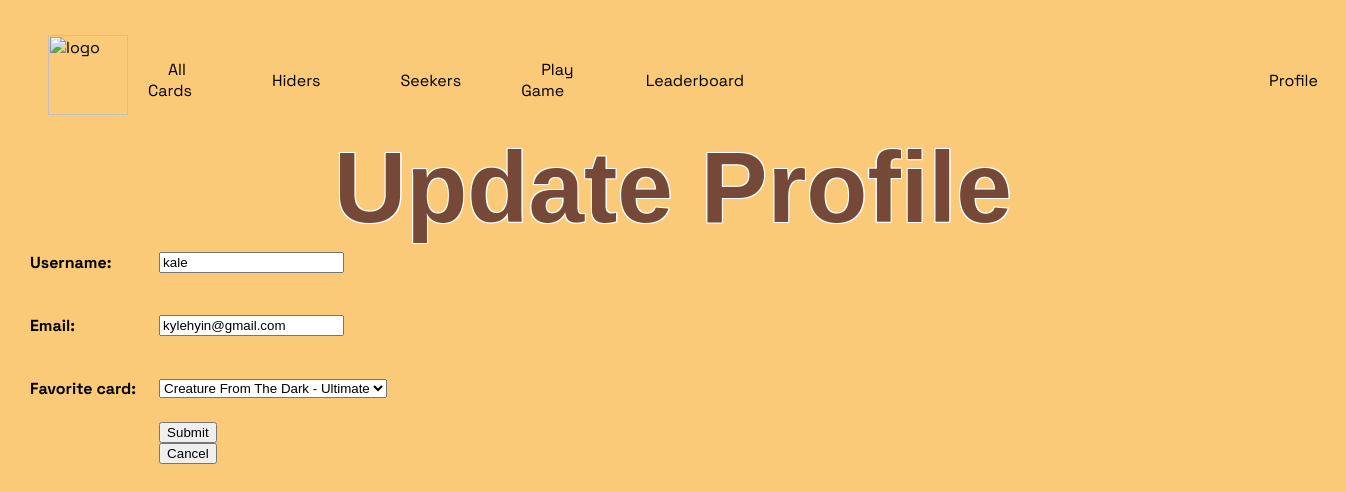
The page /update_profile/ (signed in) on the database as committed earlier.
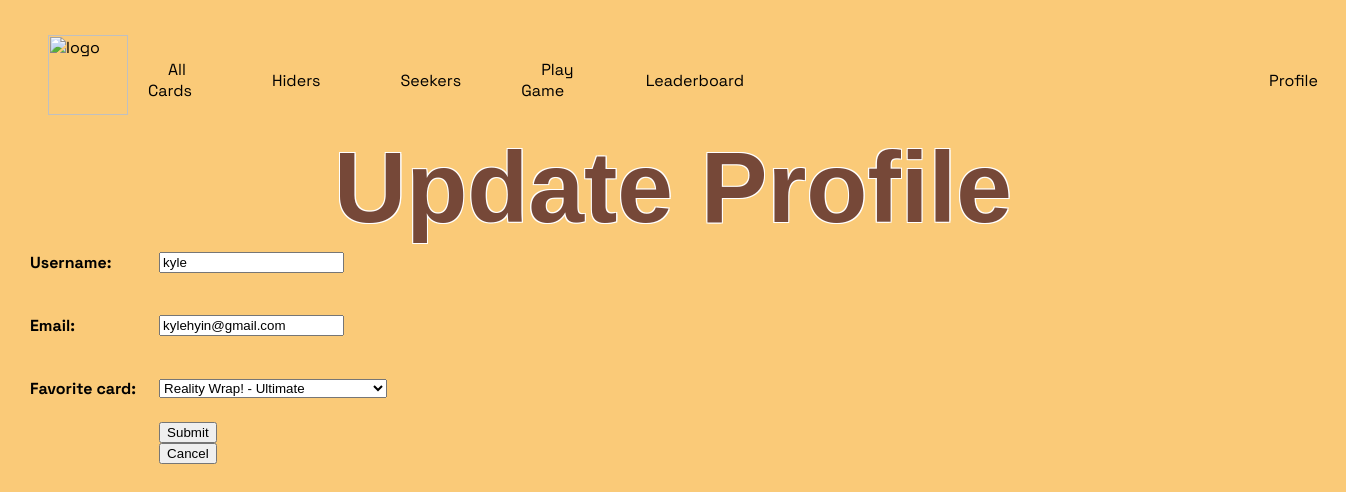
The same page on the database as committed later.
### game/models.py (models this page shows, shortened)
class Profile(models.Model):
    username = models.CharField(max_length=120)
    email = models.EmailField()
    games_played = models.IntegerField(default=0)
    games_won = models.IntegerField(default=0)
    favorite_card = models.ForeignKey('Card', on_delete=models.SET_NULL, null=True, blank=True)
    user = models.OneToOneField(User, on_delete=models.CASCADE)

### game/views.py (the view, shortened to what this page needs)
# urls.py: path(r'update_profile/', views.UpdateProfileView.as_view(), name='update_profile'), # page for updating a profile
class UpdateProfileView(LoginRequiredMixin, UpdateView):
    model = Profile
    form_class = UpdateProfileForm
    template_name = 'game/update_profile_form.html'
    context_object_name = 'profile'
    def get_object(self):
        return Profile.objects.get(user=self.request.user)

### game/forms.py
class UpdateProfileForm(forms.ModelForm):
    class Meta:
        model = Profile
        fields = ['username', 'email', 'favorite_card']

### game/models.py (called while the page is built)
    def __str__(self):
        return f'{self.card_name} - {self.card_type}'

### game/templates/game/update_profile_form.html (shortened to what this page needs)
{% extends 'game/base.html' %}
{% block content %}
    <h1>Update Profile</h1>
    <form method="POST">
        <table>
            {{ form.as_table }}
        <tr>
            <td></td>
            <td>
                <input type="submit" name="Post">
            </form>
            <form action="{% url 'show_profile' profile.pk %}">
                <input type="submit" name="Cancel" value="Cancel">
            </form>
{% endblock %}

Rows that differ between the two databases and show on the page:
changed Profile "kylehyin@gmail.com": username "kale" → "kyle"; favorite_card "Creature From The Dark - Ultimate" → "Reality Wrap! - Ultimate"
